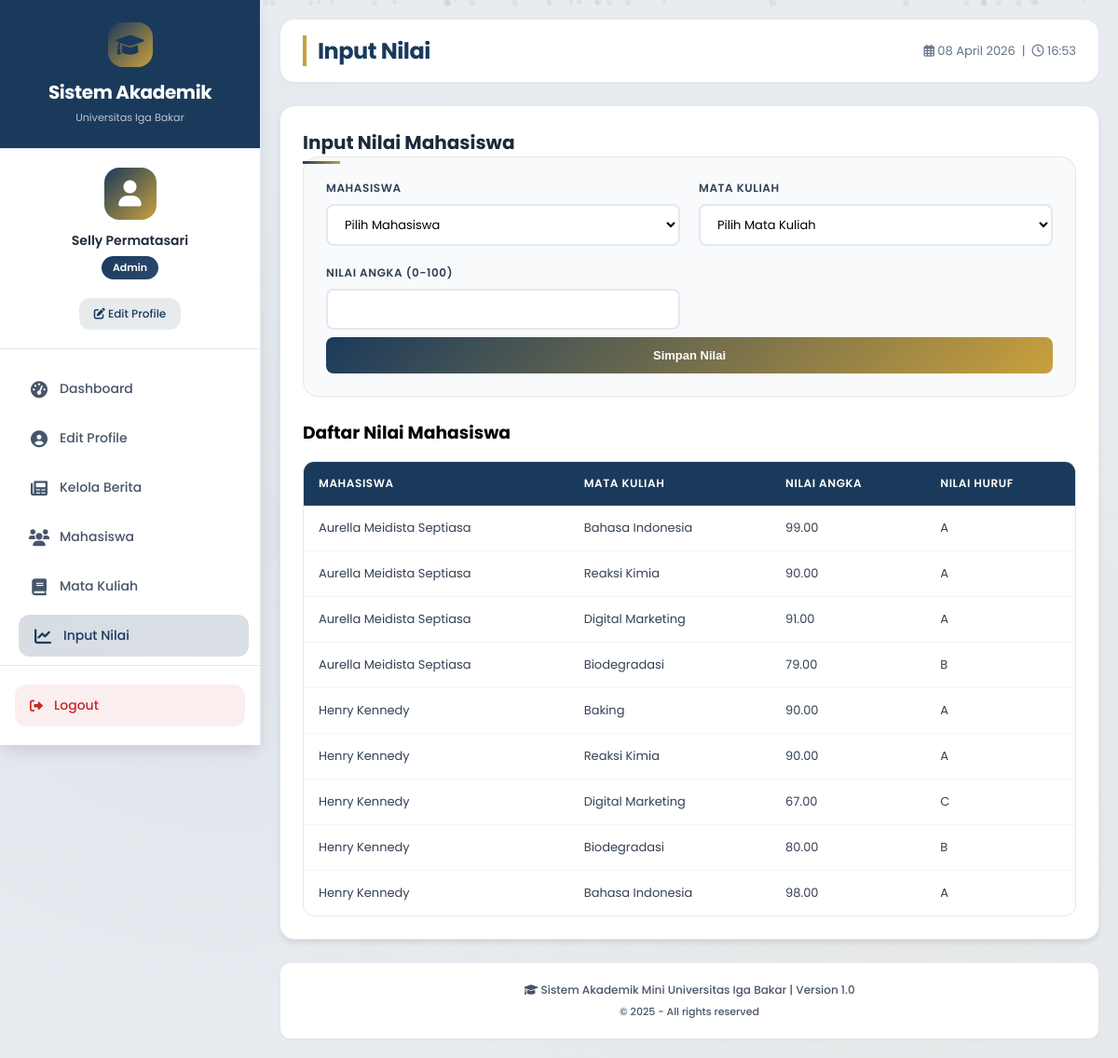
The app's page /index.php?page=nilai (signed in) with its own data.
### tables this page shows
CREATE TABLE `nilai` (
  `id` int NOT NULL,
  `mhs_id` int NOT NULL,
  `matkul_id` int NOT NULL,
  `nilai_angka` decimal(5,2) NOT NULL,
  `nilai_huruf` char(2) DEFAULT NULL
);

CREATE TABLE `mhs` (
  `id` int NOT NULL,
  `nim` varchar(20) NOT NULL,
  `nama` varchar(100) NOT NULL,
  `jurusan` varchar(50) NOT NULL,
  `angkatan` year NOT NULL
);

CREATE TABLE `matkul` (
  `id` int NOT NULL,
  `kode` varchar(10) NOT NULL,
  `nama` varchar(100) NOT NULL,
  `sks` int NOT NULL,
  `semester` int NOT NULL
);

### auth.php (called while the page is built, shortened)
<?php
function isAdmin() {
    return isset($_SESSION['role']) && $_SESSION['role'] == 'admin';
}
?>

### index.php (the view, shortened to what this page needs)
<?php
require_once 'auth.php';
$database = new db();
$conn = $database->getconn();
$page = isset($_GET['page']) ? $_GET['page'] : 'home';
$edit_mhs = null;
?>
<!DOCTYPE html>
<html lang="id">
<head>
    <link rel="stylesheet" href="style.css">
    <link href="https://cdnjs.cloudflare.com/ajax/libs/font-awesome/6.0.0/css/all.min.css" rel="stylesheet">
</head>
<body>
<div class="particles" id="particles"></div>
<div class="dashboard-wrapper">
    <aside class="sidebar" id="sidebar">
        <div class="sidebar-header">
            <div class="logo">
                <div class="logo-icon" style="background: linear-gradient(135deg, #1a3a5c, #c9a03d);">
                    <i class="fas fa-graduation-cap"></i>
                </div>
                <h1>Sistem Akademik</h1>
                <p>Universitas Iga Bakar</p>
            </div>
        </div>
        <div class="user-profile">
            <div style="display: flex; justify-content: center;">
                <div class="profile-avatar-icon">
                    <i class="fas fa-user"></i>
                </div>
            </div>
            <div class="profile-name">
                <?= htmlspecialchars($_SESSION['nama'] ?? 'Pengguna') ?>
            </div>
            <div class="profile-role">
                <?php
                $role = $_SESSION['role'] ?? 'staff';
                echo '<span class="role-badge ' . $role . '">' . ucfirst($role) . '</span>';
                ?>
            </div>
            <a href="index.php?page=profile" style="display: inline-block; margin-top: 12px; padding: 8px 16px; background: rgba(26, 58, 92, 0.1); color: #1a3a5c; border-radius: 12px; text-decoration: none; font-size: 12px; font-weight: 500;">
                <i class="fas fa-edit"></i> Edit Profile
            </a>
        </div>
        <div class="nav-menu">
            <div class="nav-item">
                <a href="index.php" class="nav-link <?= $page == 'home' ? 'active' : '' ?>">
                    <span class="nav-icon"><i class="fas fa-tachometer-alt"></i></span>
                    <span>Dashboard</span>
                </a>
            </div>
            <div class="nav-item">
                <a href="index.php?page=profile" class="nav-link <?= $page == 'profile' ? 'active' : '' ?>">
                    <span class="nav-icon"><i class="fas fa-user-circle"></i></span>
                    <span>Edit Profile</span>
                </a>
            </div>
            <?php if (isAdmin()): ?>
            <div class="nav-item">
                <a href="index.php?page=berita" class="nav-link <?= $page == 'berita' ? 'active' : '' ?>">
                    <span class="nav-icon"><i class="fas fa-newspaper"></i></span>
                    <span>Kelola Berita</span>
                </a>
            </div>
            <?php endif; ?>
            <?php if (isAdmin() || isDosen()): ?>
            <div class="nav-item">
                <a href="index.php?page=mhs" class="nav-link <?= $page == 'mhs' ? 'active' : '' ?>">
                    <span class="nav-icon"><i class="fas fa-users"></i></span>
                    <span>Mahasiswa</span>
                </a>
            </div>
            <div class="nav-item">
                <a href="index.php?page=matkul" class="nav-link <?= $page == 'matkul' ? 'active' : '' ?>">
                    <span class="nav-icon"><i class="fas fa-book"></i></span>
                    <span>Mata Kuliah</span>
                </a>
            </div>
            <div class="nav-item">
                <a href="index.php?page=nilai" class="nav-link <?= $page == 'nilai' ? 'active' : '' ?>">
                    <span class="nav-icon"><i class="fas fa-chart-line"></i></span>
                    <span>Input Nilai</span>
                </a>
            </div>
            <?php endif; ?>
        </div>
        <div class="sidebar-footer">
            <a href="logout.php" class="btn-logout-sidebar">
                <i class="fas fa-sign-out-alt"></i>
                <span>Logout</span>
            </a>
        </div>
    </aside>
    <main class="main-content">
        <div class="top-bar">
            <h2 class="page-title">
                <span>
                    <?php
                    if ($page == 'mhs') echo 'Mahasiswa';
                    elseif ($page == 'matkul') echo 'Mata Kuliah';
                    elseif ($page == 'nilai') echo 'Input Nilai';
                    elseif ($page == 'profile') echo 'Edit Profile';
                    elseif ($page == 'berita') echo 'Kelola Berita';
                    elseif ($page == 'tambah_mhs') echo 'Tambah Mahasiswa';
                    elseif ($page == 'edit_mhs') echo 'Edit Mahasiswa';
                    elseif ($page == 'tambah_matkul') echo 'Tambah Mata Kuliah';
                    elseif ($page == 'edit_matkul') echo 'Edit Mata Kuliah';
                    else echo 'Dashboard';
                    ?>
                </span>
            </h2>
            <div class="date-time">
                <i class="far fa-calendar-alt"></i> <?= date('d F Y') ?> &nbsp;|&nbsp;
                <i class="far fa-clock"></i> <?= date('H:i') ?>
            </div>
        </div>
        <div class="content-container">
            <?php if ($page == 'tambah_mhs' && (isAdmin() || isDosen())): ?>
                <div class="form-card">
                    <h3><i class="fas fa-plus" style="color: #c9a03d;"></i> Tambah Mahasiswa Baru</h3>
                    <form method="POST" action="index.php?page=tambah_mhs">
                        <div class="form-grid">
                            <div class="form-group">
                                <label class="form-label">NIM</label>
                                <input type="text" name="nim" class="form-input" required>
                            </div>
                            <div class="form-group">
                                <label class="form-label">Nama Lengkap</label>
                                <input type="text" name="nama" class="form-input" required>
                            </div>
                            <div class="form-group">
                                <label class="form-label">Jurusan</label>
                                <input type="text" name="jurusan" class="form-input" required>
                            </div>
                            <div class="form-group">
                                <label class="form-label">Angkatan</label>
                                <input type="number" name="angkatan" class="form-input" required>
                            </div>
                        </div>
                        <div class="form-buttons">
                            <button type="submit" name="tambah_mhs" class="btn-submit"><i class="fas fa-save"></i> Simpan</button>
                            <a href="index.php?page=mhs" class="btn-cancel"><i class="fas fa-times"></i> Batal</a>
                        </div>
                    </form>
                </div>
            <?php elseif ($page == 'nilai' && (isAdmin() || isDosen())): ?>
                <h3 class="section-title">Input Nilai Mahasiswa</h3>
                <div class="form-card">
                    <form method="POST" action="index.php?page=nilai">
                        <div class="form-grid">
                            <div class="form-group">
                                <label class="form-label">Mahasiswa</label>
                                <select name="mhs_id" class="form-select" required>
                                    <option value="">Pilih Mahasiswa</option>
                                </select>
                            </div>
                            <div class="form-group">
                                <label class="form-label">Mata Kuliah</label>
                                <select name="matkul_id" class="form-select" required>
                                    <option value="">Pilih Mata Kuliah</option>
                                </select>
                            </div>
                            <div class="form-group">
                                <label class="form-label">Nilai Angka (0-100)</label>
                                <input type="number" step="any" name="nilai_angka" min="0" max="100" class="form-input" required>
                            </div>
                        </div>
                        <button type="submit" name="simpannilai" class="btn-submit">Simpan Nilai</button>
                    </form>
                </div>
                <h3>Daftar Nilai Mahasiswa</h3>
                <?php
                $nilaijoin = $conn->query("SELECT m.nama AS mhs, mk.nama AS matkul, n.nilai_angka, n.nilai_huruf FROM nilai n JOIN mhs m ON n.mhs_id = m.id JOIN matkul mk ON n.matkul_id = mk.id ORDER BY m.nama");
                if ($nilaijoin && $nilaijoin->num_rows > 0):
                ?>
                <div class="table-container">
                    <table class="data-table">
                        <thead><tr><th>Mahasiswa</th><th>Mata Kuliah</th><th>Nilai Angka</th><th>Nilai Huruf</th></tr></thead>
                        <tbody>
                            <?php while ($row = $nilaijoin->fetch_assoc()): ?>
                            <tr><td><?= htmlspecialchars($row['mhs'] ?? '') ?></td><td><?= htmlspecialchars($row['matkul'] ?? '') ?></td><td><?= $row['nilai_angka'] ?? '' ?></td><td><?= $row['nilai_huruf'] ?? '' ?></td></tr>
                            <?php endwhile; ?>
                        </tbody>
                    </table>
                </div>
                <?php else: ?>
                <div class="alert alert-info">Belum ada nilai yang tersimpan.</div>
                <?php endif; ?>
            <?php endif; ?>
        </div>
        <div class="app-footer">
            <p><i class="fas fa-graduation-cap"></i> Sistem Akademik Mini Universitas Iga Bakar | Version 1.0</p>
            <p style="font-size: 11px; margin-top: 6px;">&copy; 2025 - All rights reserved</p>
        </div>
    </main>
</div>
</body>
</html>

### index.php (style rules this page uses)
.profile-avatar-icon { width: 56px; height: 56px; background: linear-gradient(135deg, #1a3a5c, #c9a03d); border-radius: 16px; display: flex; align-items: center; justify-content: center; margin-bottom: 12px; }
.profile-avatar-icon i { font-size: 28px; color: white; }
.user-profile { text-align: center; padding: 0 16px 20px 16px; border-bottom: 1px solid var(--gray-200); margin-bottom: 20px; }
.profile-name { font-weight: 600; color: var(--gray-800); margin-bottom: 4px; font-size: 14px; }
.profile-role { margin-bottom: 8px; }
.form-card { background: #f9fafb; border-radius: 16px; padding: 24px; margin-bottom: 24px; border: 1px solid #e5e7eb; }
.btn-submit { background: linear-gradient(135deg, #1a3a5c, #c9a03d); color: white; }
.data-table thead { background: #1a3a5c; }
.data-table th { color: white; }
.section-title::after { background: linear-gradient(135deg, #1a3a5c, #c9a03d); }

### records on screen
nilai: mhs.nama "Aurella Meidista Septiasa", matkul.nama "Bahasa Indonesia", nilai_angka "99.00", nilai_huruf "A"
nilai: mhs.nama "Aurella Meidista Septiasa", matkul.nama "Reaksi Kimia", nilai_angka "90.00", nilai_huruf "A"
nilai: mhs.nama "Aurella Meidista Septiasa", matkul.nama "Digital Marketing", nilai_angka "91.00", nilai_huruf "A"
nilai: mhs.nama "Aurella Meidista Septiasa", matkul.nama "Biodegradasi", nilai_angka "79.00", nilai_huruf "B"
nilai: mhs.nama "Henry Kennedy", matkul.nama "Baking", nilai_angka "90.00", nilai_huruf "A"
nilai: mhs.nama "Henry Kennedy", matkul.nama "Reaksi Kimia", nilai_angka "90.00", nilai_huruf "A"
nilai: mhs.nama "Henry Kennedy", matkul.nama "Digital Marketing", nilai_angka "67.00", nilai_huruf "C"
nilai: mhs.nama "Henry Kennedy", matkul.nama "Biodegradasi", nilai_angka "80.00", nilai_huruf "B"
nilai: mhs.nama "Henry Kennedy", matkul.nama "Bahasa Indonesia", nilai_angka "98.00", nilai_huruf "A"

### other values on screen
$_SESSION['nama'] "Selly Permatasari"
$role "Admin"
